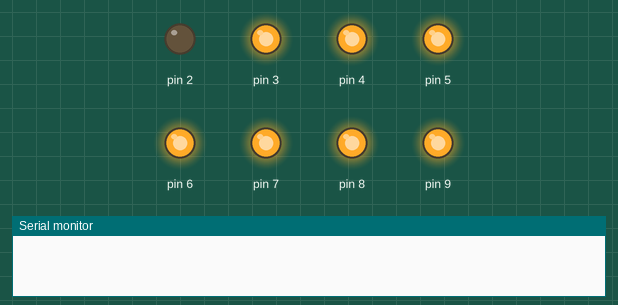
Bench run of a sketch on a simulated Arduino Uno, built with avr-gcc and run on an emulated ATmega328P. On the bench: output pins drawn as LEDs (lit = HIGH), the last lines printed to the serial monitor.

Above: at 2.05 s.
At 2.55 s:
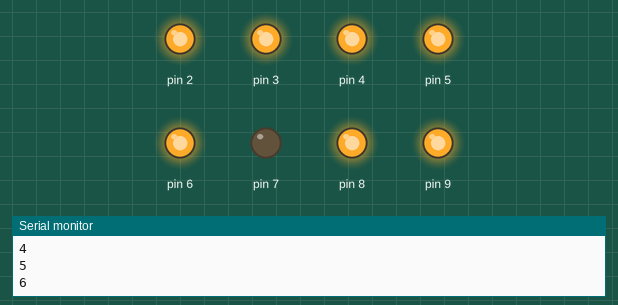
At 3.05 s:
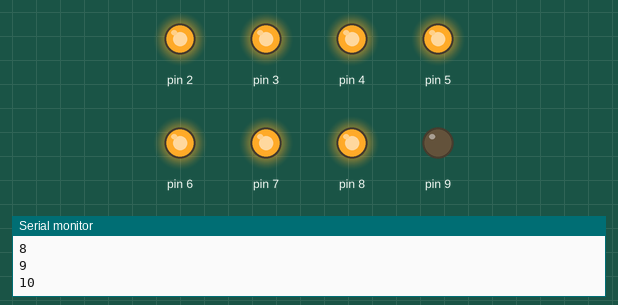
At 4.1 s:
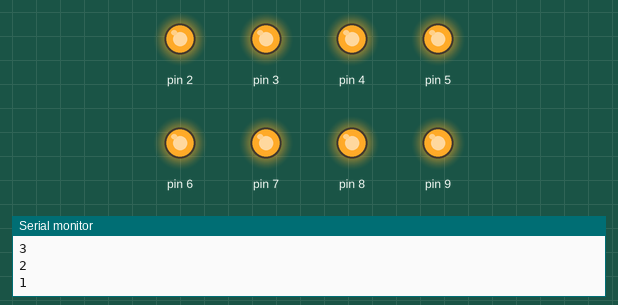
At 5.75 s:
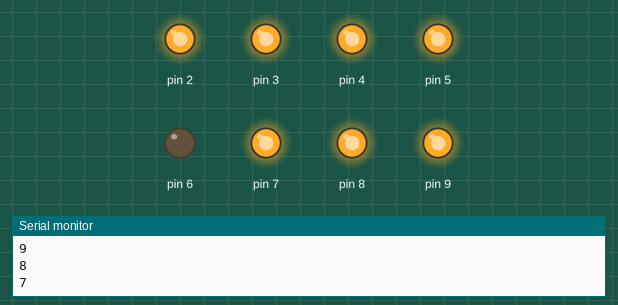
At 7.45 s:
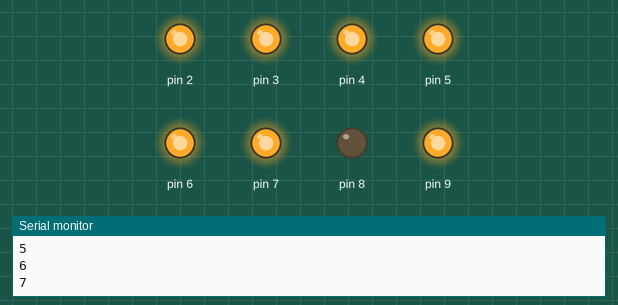
Timing chart, 0 to 7.8 s (numbered marks = the images above):
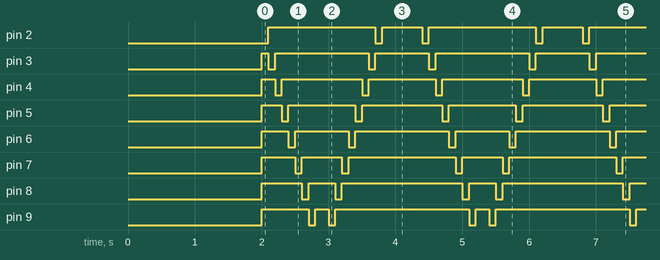

Measured:
- by itself, pin 2: repeats every 2.4 s: LOW 0.10 s, HIGH 0.60 s, LOW 0.10 s, HIGH 1.6 s
- by itself, pin 3: repeats every 2.4 s: HIGH 1.4 s, LOW 0.10 s, HIGH 0.80 s, LOW 0.10 s
- by itself, pin 4: repeats every 2.4 s: HIGH 1.2 s, LOW 0.10 s, HIGH 1.0 s, LOW 0.10 s
- by itself, pin 5: repeats every 2.4 s: HIGH 1.0 s, LOW 0.10 s, HIGH 1.2 s, LOW 0.10 s
- by itself, pin 6: repeats every 2.4 s: HIGH 0.80 s, LOW 0.10 s, HIGH 1.4 s, LOW 0.10 s
- by itself, pin 7: repeats every 2.4 s: HIGH 0.60 s, LOW 0.10 s, HIGH 1.6 s, LOW 0.10 s
- by itself, pin 8: repeats every 2.4 s: HIGH 0.40 s, LOW 0.10 s, HIGH 1.8 s, LOW 0.10 s
- by itself, pin 9: repeats every 2.4 s: HIGH 0.20 s, LOW 0.10 s, HIGH 2.0 s, LOW 0.10 s

The sketch:

knight_rider.ino
```cpp
int i = 2;
boolean o = false;

void setup(){
  for (i = 2; i < 10; i++){
    pinMode(i, OUTPUT);
  }
  for (i = 2; i < 10; i++){
    digitalWrite(i, LOW);
  }
  delay(2000);
  for (i = 2; i < 10; i++){
    digitalWrite(i, HIGH);
  }
  i = 2;
  Serial.begin(9600);
}

void loop(){
  if (!o) {
    for(i = 2; i < 11; i++){
      digitalWrite(i, LOW);
      digitalWrite(i - 1, HIGH);
      delay(100);
      if (i == 9) o = true;
      Serial.println(i);
    }
  }
  delay(100);
  if (o) {
    for(i = 9; i > 0; i--){
      digitalWrite(i, LOW);
      digitalWrite(i + 1, HIGH);
      delay(100);
      if (i == 2) o = false;
      Serial.println(i);
    }
  }
  delay(500);
}
```
